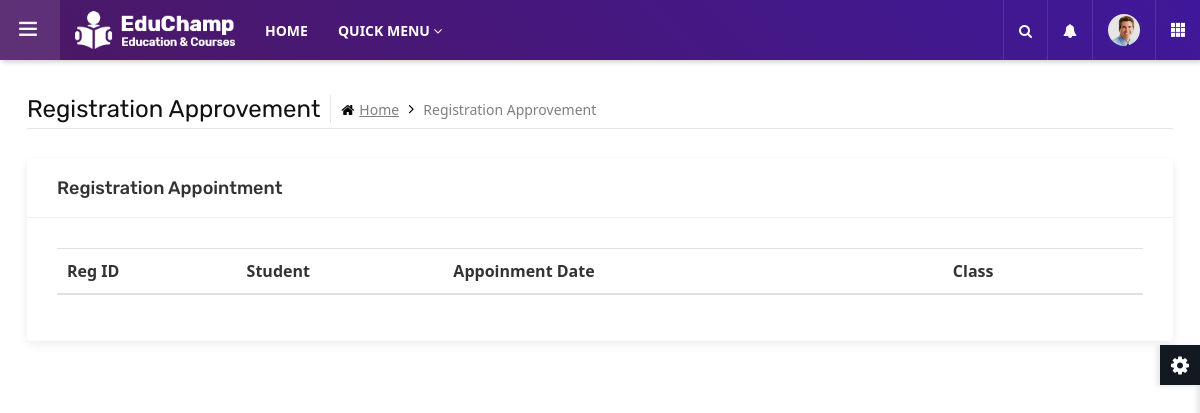
Page /regApproval.php (signed in) on the earlier database version.
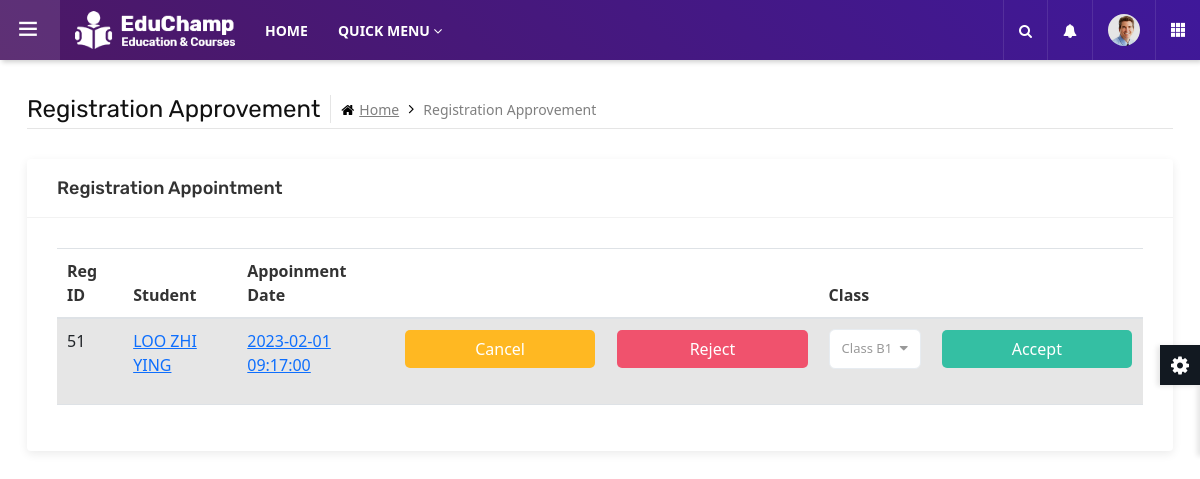
Same page on the later database version.
### tables this page shows
CREATE TABLE `regapp` (
  `rID` int(11) NOT NULL,
  `tIC` char(12) DEFAULT NULL,
  `stdMKN` char(12) NOT NULL,
  `rTime` timestamp NOT NULL DEFAULT current_timestamp() ON UPDATE current_timestamp()
);

CREATE TABLE `student` (
  `stdMKN` char(12) NOT NULL,
  `stdName` varchar(50) NOT NULL,
  `stdGender` tinyint(1) NOT NULL,
  `stdAge` decimal(2,0) NOT NULL,
  `stdDOB` date NOT NULL,
  `stdFavorColor` varchar(20) DEFAULT NULL,
  `stdDiapers` tinyint(1) NOT NULL,
  `stdSession` varchar(2) NOT NULL,
  `stdMeal` varchar(2) NOT NULL,
  `stdPhoto` varchar(40) NOT NULL,
  `stdRegStatus` tinyint(2) NOT NULL,
  `pIC` char(12) NOT NULL,
  `clsName` varchar(20) DEFAULT NULL,
  `prgName` varchar(50) DEFAULT NULL
);

CREATE TABLE `class` (
  `clsName` varchar(20) NOT NULL,
  `prgName` varchar(50) DEFAULT NULL
);

### regApproval.php (the view, shortened to what this page needs)
<?php
include "dbconnect.php"
?>
	<main class="ttr-wrapper">
		<div class="container-fluid">
			<div class="db-breadcrumb">
				<h4 class="breadcrumb-title">Registration Approvement</h4>
				<ul class="db-breadcrumb-list">
					<li><a href="#"><i class="fa fa-home"></i>Home</a></li>
					<li>Registration Approvement</li>
				</ul>
			</div>
			<div class="row">
				<div class="col-lg-12 m-b30">
					<div class="widget-box">
						<div class="wc-title">
							<h4>Registration Appointment</h4>
						</div>
						<div class="widget-inner">
                            <table class="table table-striped table-hover ">
                                <thead>
                                    <tr>
                                    <th>Reg ID</th>
                                    <th>Student</th>
                                    <th>Appoinment Date</th>
                                    <th></th>
                                    <th></th>
                                    <th>Class</th>
                                    <th></th>
                                    </tr>
                                </thead>
                                <tbody>
                            <?php
                                $query = "SELECT rID, Student.stdMKN, stdName, rTime, prgName  FROM RegApp JOIN Student ON Student.stdMKN = RegApp.stdMKN WHERE tIC = '$_SESSION[tIC]' AND stdRegStatus = 1";
                                $result = mysqli_query($con, $query);
                                $countStd = 0;
                                while( $row = mysqli_fetch_array($result)){
                                    echo "
                                    <tr>
                                    <td>$row[rID]</td>
                                    <td><a href = '#'>$row[stdName]</a></td>
                                    <td><a href = '#'>$row[rTime]</a></td>
                                    <form method = 'post' action = 'regApprovalProcess.php' class = 'form'>
                                        <input type = 'hidden' name = 'rID' value = $row[rID]>
                                        <input type = 'hidden' name = 'stdMKN' value = $row[stdMKN]>
                                        <input type = 'hidden' name = 'operation' class = 'operation' >
                                        <td><div class = 'form-group'><input class = 'form-control btn yellow' value = 'Cancel' onclick = 'cancel($countStd);'></div></td>
                                        <td><div class = 'form-group'><input class = 'form-control btn red' value = 'Reject' onclick = 'reject($countStd);'></div></td>
                                        <td>
                                        <select name = 'clsName' id='select'>
                                    ";
                                    $queryClass = "SELECT * FROM Class Where prgName = '$row[prgName]' ";
                                    $resultClass = mysqli_query($con, $queryClass);
                                    $count = 0;
                                        while( $rowClass = mysqli_fetch_array($resultClass) ){
                                            if($count == 0){
                                                echo "<option value = '$rowClass[clsName]' selected> $rowClass[clsName] </option>";
                                            }
                                            else{
                                                echo "<option value = '$rowClass[clsName]'> $rowClass[clsName] </option>";
                                            }
                                            $count += 1;
                                        }
                                    echo "
                                        </select>
                                        </td>
                                        <td><div class = 'form-group'><input class = 'form-control btn green' value = 'Accept' onclick = 'acceptNoti($countStd);'></div></td>
                                    </form>
                                    </tr>
                                    ";
                                    $countStd += 1;
                                }
                            ?>
                                </tbody>
                            </table>
						</div>
					</div>
				</div>
			</div>
		</div>
	</main>
</body>
</html>

Differences in the rows shown:
added regapp: rID "51", stdMKN.stdName "LOO ZHI YING", rTime "2023-02-01 09:17:00"
now on this page (row unchanged): class: clsName "Class B1"
